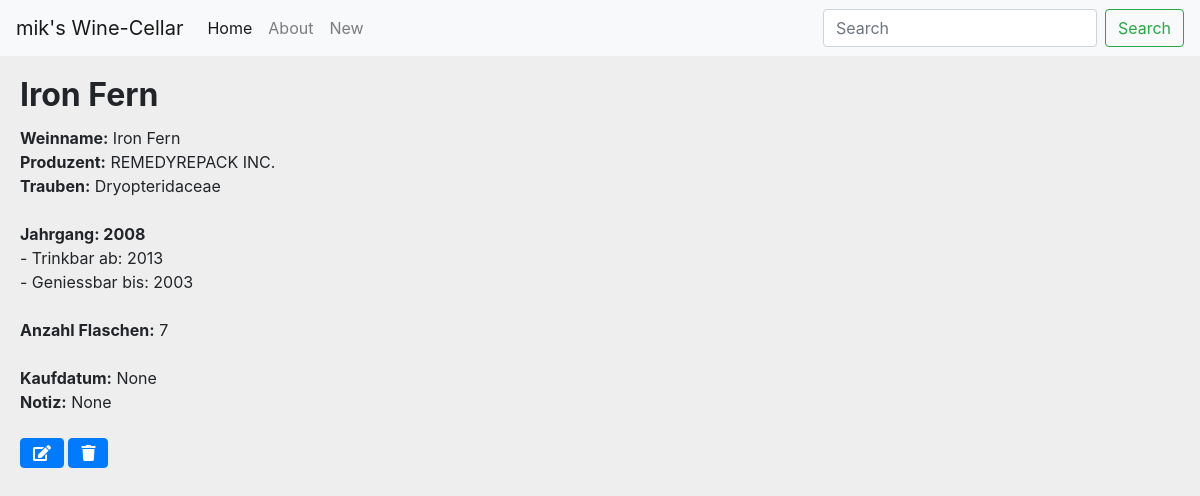
The page /wine/25 on the database as committed earlier.
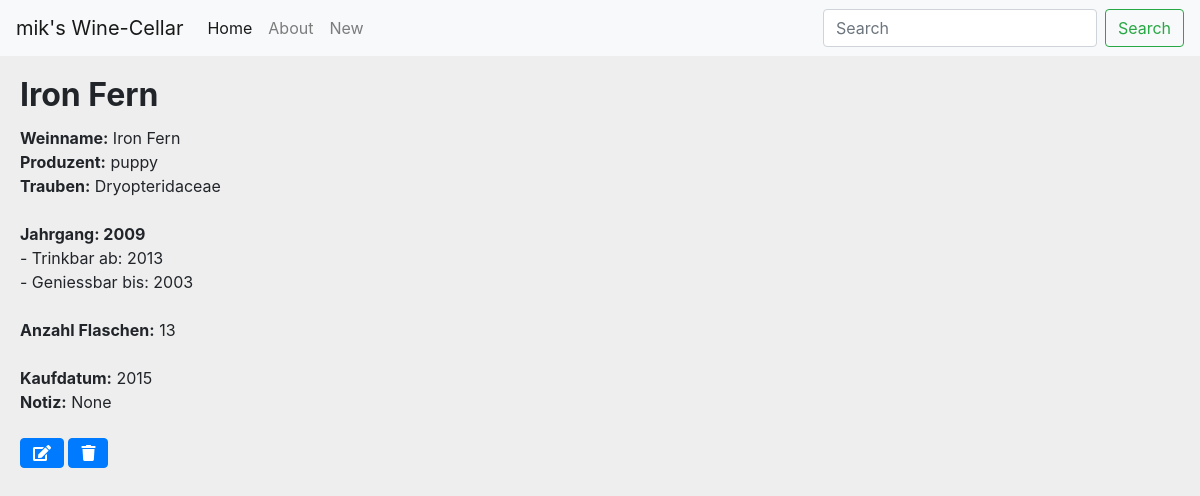
The same page on the database as committed later.
### wine/models.py (models this page shows)
class Wine(models.Model):
    winename = models.CharField(max_length=200)
    producer = models.CharField(max_length=200)
    grapes = models.CharField(max_length=200)
    year = models.CharField(max_length=200)
    country = models.CharField(max_length=200, null=True,)
    region = models.CharField(max_length=200, null=True,)
    purchase = models.CharField(max_length=200, null=True,)
    notes = models.CharField(max_length=400, null=True,)
    drinkfrom = models.CharField(max_length=200)
    drinkto = models.CharField(max_length=200)
    nmbrbottles = models.IntegerField()
    entrydate = models.DateTimeField('date published', null=True,)
    editdate = models.DateTimeField(null=True,)

### wine/views.py (the view)
# urls.py: path('wine/<int:pk>', WineDetailView.as_view(), name='wine_detail'),
class WineDetailView(DetailView):
    model = Wine

### wine/templates/wine/wine_detail.html (shortened to what this page needs)
{% extends "./base.html" %}
{% block content %}
  <div class="card-body">
      <h2 class="card-title"><b>{{ wine.winename }}</b></h2>
    <div class="card-text">
        <b>Weinname:</b>      {{ wine.winename }}<br>
        <b>Produzent:</b> {{ wine.producer }}<br>
        <b>Trauben:</b> {{ wine.grapes }}<br><br>
        <b>Jahrgang: {{ wine.year }}</b><br>
           - Trinkbar ab: {{ wine.drinkfrom }}<br>
           - Geniessbar bis: {{ wine.drinkto }}<br>
        <br>
        <b>Anzahl Flaschen:</b> {{ wine.nmbrbottles }}<br>
      <br>
        <b>Kaufdatum:</b> {{ wine.purchase }}<br>
        <b>Notiz:</b> {{ wine.notes }}
      <br><br>
        <a href="{% url "wine_edit" wine.id %}" class="btn btn-primary"><i class="fas fa-edit"></i></a>
        <a href="{% url "wine_delete" wine.id %}" class="btn btn-primary"><i class="fas fa-trash"></i></a>
  </div>
  </div>
{% endblock %}

Rows that differ between the two databases and show on the page:
changed Wine "Iron Fern": producer "REMEDYREPACK INC." → "puppy"; year "2008" → "2009"; nmbrbottles "7" → "13"; purchase "None" → "2015"
